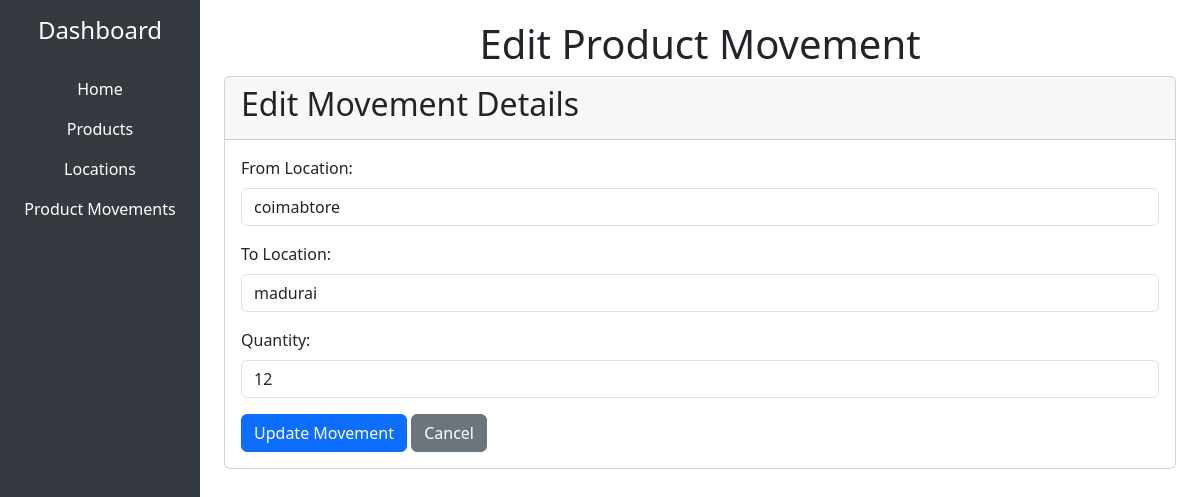
Screenshot of /edit_product_movement/2 with the database file from the repository.
### tables this page shows
CREATE TABLE ProductMovement (
            movement_id INTEGER PRIMARY KEY AUTOINCREMENT,
            timestamp DATETIME DEFAULT CURRENT_TIMESTAMP,
            from_location TEXT NOT NULL,
            to_location TEXT,
            product_id INTEGER,
            qty INTEGER NOT NULL,
            FOREIGN KEY(product_id) REFERENCES products(product_id)
        );

### app.py (the view)
@app.route('/edit_product_movement/<int:movement_id>', methods=['GET', 'POST'])
def edit_product_movement_route(movement_id):
    movement = get_product_movement_by_id(movement_id)
    if request.method == 'POST':
        from_location = request.form['from_location']
        to_location = request.form['to_location']
        qty = int(request.form['qty'])
        update_product_movement(movement_id, from_location, to_location, qty)
        flash("Product movement updated successfully!", "success")
    return render_template('edit_product_movement.html', movement=movement)

### models.py (called while the page is built)
def get_product_movement_by_id(movement_id):
    conn = sqlite3.connect(DB_path)
    cursor = conn.cursor()
    cursor.execute('SELECT * FROM ProductMovement WHERE movement_id = ?', (movement_id,))
    movement = cursor.fetchone()
    conn.close()
    return movement

### templates/edit_product_movement.html
{% extends 'base.html' %}
{% block content %}
    <h1 class="text-center">Edit Product Movement</h1>
    <div class="card">
        <div class="card-header">
            <h2>Edit Movement Details</h2>
        </div>
        <div class="card-body">
            <form method="POST">
                <div class="mb-3">
                    <label for="from_location" class="form-label">From Location:</label>
                    <input type="text" class="form-control" name="from_location" value="{{ movement[2] }}" required>
                </div>
                <div class="mb-3">
                    <label for="to_location" class="form-label">To Location:</label>
                    <input type="text" class="form-control" name="to_location" value="{{ movement[3] }}">
                </div>
                <div class="mb-3">
                    <label for="qty" class="form-label">Quantity:</label>
                    <input type="number" class="form-control" name="qty" value="{{ movement[5] }}" required>
                </div>
                <button type="submit" class="btn btn-primary">Update Movement</button>
                <a href="{{ url_for('product_movements') }}" class="btn btn-secondary">Cancel</a>
            </form>
        </div>
    </div>
{% endblock %}

### rows the page displays
ProductMovement: from_location "coimabtore", to_location "madurai", qty "12"
